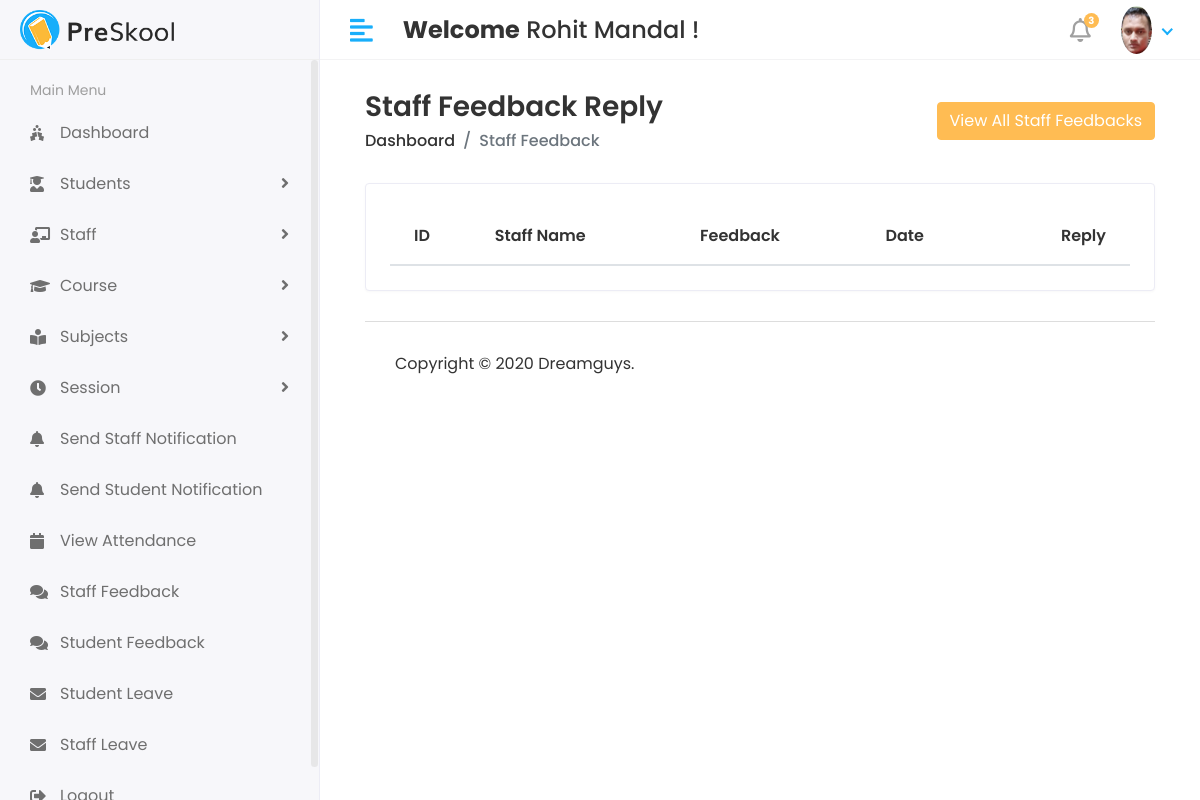
Page /Hod/Staff/Feedback (signed in) on the earlier database version.
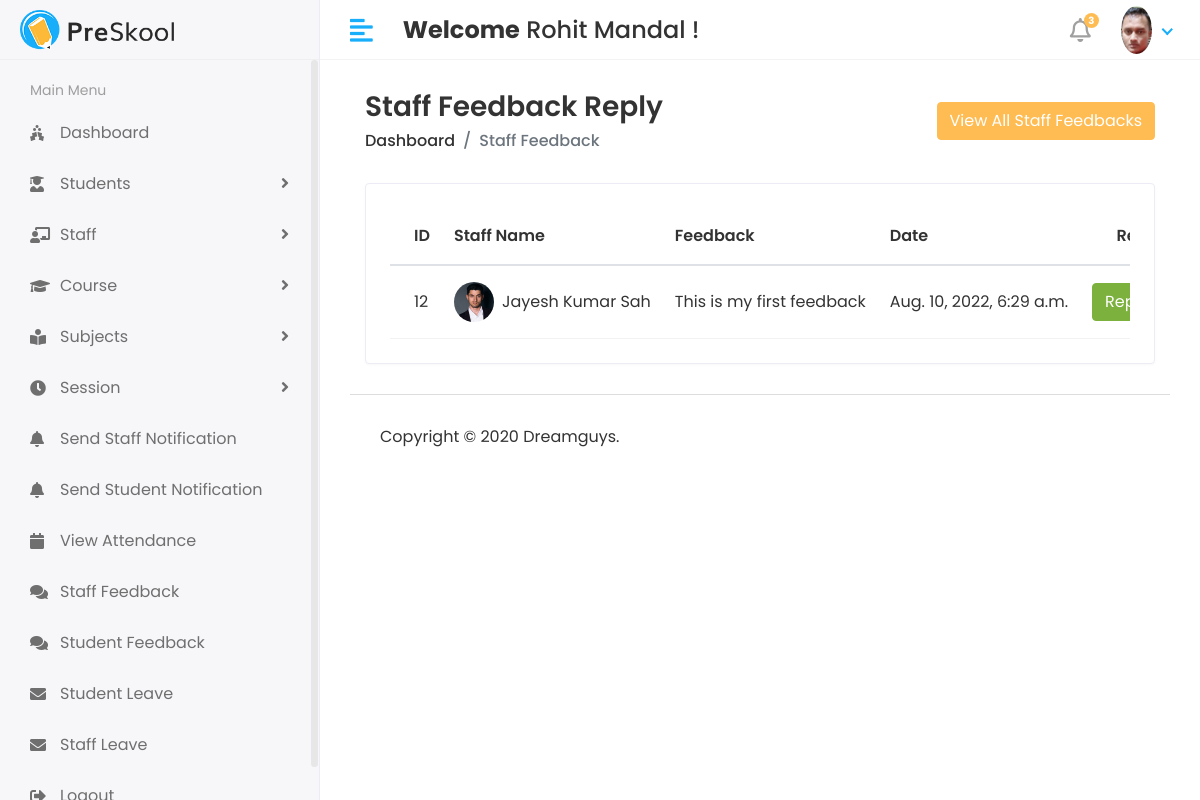
Same page on the later database version.
### app/models.py (models this page shows, shortened)
class StaffFeedBack(models.Model):
    staff_id = models.ForeignKey(Staff,on_delete=models.CASCADE)
    feedback = models.TextField()
    feedback_reply = models.TextField()
    status = models.IntegerField(default=0)
    created_at = models.DateTimeField(auto_now_add=True)
    updated_at = models.DateTimeField(auto_now_add=True)

class Staff(models.Model):
    admin = models.OneToOneField(CustomUser,on_delete=models.CASCADE)
    middle_name = models.CharField(max_length=100,default=True)
    address =models.TextField(default=True)
    gender =models.CharField(max_length=100)
    created_at = models.DateTimeField(auto_now_add=True)
    updated_at = models.DateTimeField(auto_now=True)

class CustomUser(AbstractUser):
    USER = (
        (1,'HOD'),
        (2, 'STAFF'),
        (3, 'STUDENT'),
    )
    user_type = models.CharField(choices=USER,max_length=50,default=1)
    profile_pic = models.ImageField(upload_to='media/profile_pic')

### studentmanagementsystem/Hod_View.py (the view)
# urls.py: path('Hod/Staff/Feedback',Hod_View.Staff_Feedback,name='staff_feedback_reply'),
@login_required(login_url='/')
def Staff_Feedback(request):
    feedback = StaffFeedBack.objects.all()
    feedback_history =StaffFeedBack.objects.all().order_by('-id')[0:5]
    context ={
        'feedback':feedback,
        'feedback_history': feedback_history,
    }
    return render(request,'Hod/staff_feedback.html',context)

### templates/Hod/staff_feedback.html (shortened to what this page needs)
{% extends 'base.html' %}
{% block content %}
{% load static %}
<div class="content container-fluid">
   <div class="page-header">
      <div class="row align-items-center">
         <div class="col">
            <h3 class="page-title">Staff Feedback Reply</h3>
            <ul class="breadcrumb">
               <li class="breadcrumb-item"><a href="index.html">Dashboard</a></li>
               <li class="breadcrumb-item active">Staff Feedback</li>
            </ul>
         </div>
         <div class="col-auto text-right float-right ml-auto">
            <button type="button" class="btn btn-primary" data-toggle="modal" data-target="#exampleModalCenter">
            View All Staff Feedbacks
            </button>
         </div>
      </div>
   </div>
   <div class="row">
      <div class="col-sm-12">
         <div class="card card-table">
            <div class="card-body">
               <div class="table-responsive">
                  <table id="table_id" class="table table-hover table-center mb-0">
                     <thead>
                        <tr>
                           <th>ID</th>
                           <th>Staff Name</th>
                           <th>Feedback</th>
                           <th>Date</th>
                           <th class="text-right">Reply</th>
                        </tr>
                     </thead>
                     <tbody>
                        {% for i in feedback %}
                        <tr>
                           <td>{{i.id}}</td>
                           <td>
                              <h2 class="table-avatar">
                                 <a href="student-details.html" class="avatar avatar-sm mr-2"><img class="avatar-img rounded-circle" src="/{{i.staff_id.admin.profile_pic}}" alt="User Image"></a>
                                 <a href="student-details.html">{{i.staff_id.admin.first_name}}&nbsp;{{i.staff_id.middle_name}}&nbsp;{{i.staff_id.admin.last_name}}</a>
                              </h2>
                           </td>
                           <td>{{i.feedback}}</td>
                           <td>{{i.created_at}}</td>
                           <td class="text-right">
                              <button type="button" class="btn btn-success" data-toggle="modal" data-target="#sendnotiofication-{{forloop.counter}}">
                              Reply
                              </button>
                           </td>
                        </tr>
                        {% endfor %}
                     </tbody>
                  </table>
               </div>
            </div>
         </div>
      </div>
   </div>
      {% for i in feedback %}
</div>
{% endfor %}
{% endblock %}

Differences in the rows shown:
added StaffFeedBack: id "12", staff_id.admin.profile_pic (picture), staff_id.admin.first_name "Jayesh", staff_id.middle_name "Kumar", staff_id.admin.last_name "Sah", feedback "This is my first feedback", created_at "Aug. 10, 2022, 6:29 a.m."
